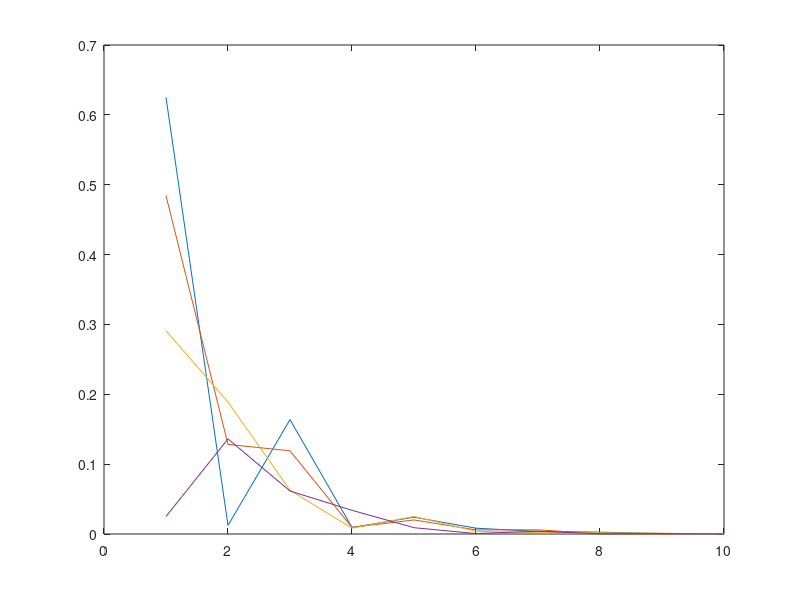

MATLAB code to generate this figure:
clear;
%% 参数区
A=[-4 1 1 1;1 -4 1 1;1 1 -4 1;1 1 1 -4];
b=[1;1;1;1];
n=10;% 迭代次数
omega=1.5;% 加权因子

%% 计算区
x_0=[0;0;0;0];
x_1=[0;0;0;0];

x=A\b;% 精确解

x_err=zeros(4,n);% 误差

for i=1:n
    U=-triu(A,1);
    L=-tril(A,-1);
    D=diag(diag(A));
    f_omega=omega.*inv(D-omega*L)*b;
    B_omega=(D-omega*L)\(omega*U+(1-omega)*D);
    x_1=B_omega*x_0+f_omega;
    x_0=x_1;
    x_err(:,i)=abs(x-x_1);
end

%% 显示区
plot(1:n,x_err(:,:));
